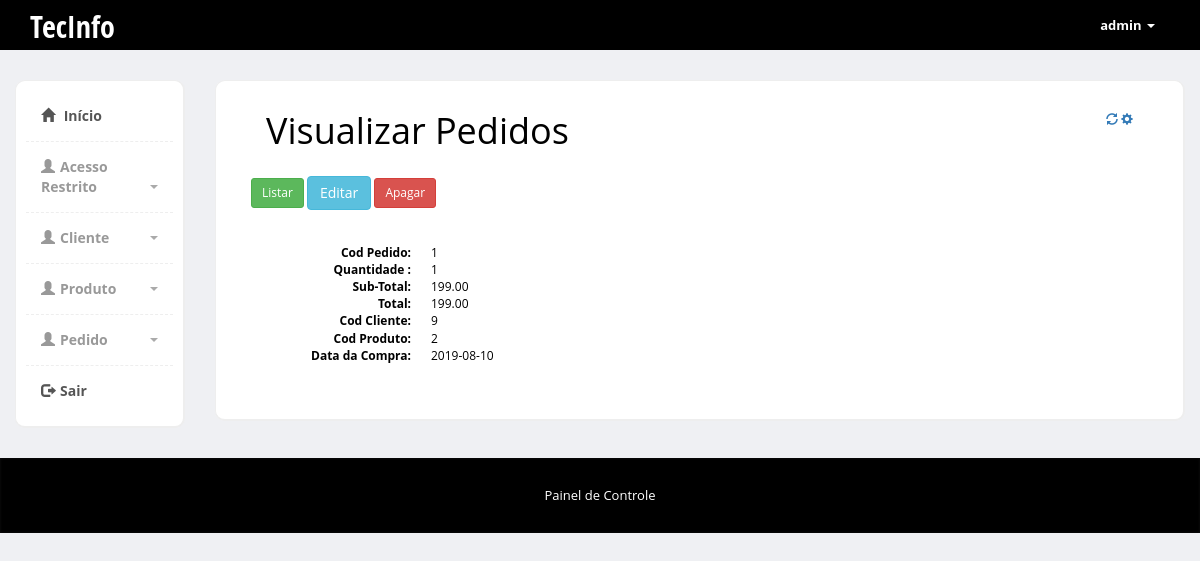
Screenshot of /admin/visualizar-pedido.php?codpedido=1&qtd=1&sub=199.00&total=199.00&codcliente=9&codproduto=2&datacompra=2019-08-10 (signed in) with the database file from the repository.
### tables this page shows
CREATE TABLE `pedido` (
  `codpedido` int(11) NOT NULL,
  `qtd` int(11) NOT NULL,
  `sub` float(10,2) NOT NULL,
  `total` float(10,2) NOT NULL,
  `codcliente` int(11) NOT NULL,
  `codproduto` int(11) NOT NULL,
  `datacompra` date NOT NULL
);

### admin/visualizar-pedido.php (the view, shortened to what this page needs)
<?php
	include_once("conexao.php");
	$codpedido = $_GET['codpedido'];
	$result_cliente= "SELECT * FROM pedido WHERE codpedido = '$codpedido' LIMIT 1";
	$resultado_cliente = mysqli_query($conn, $result_cliente);
	$row_cliente = mysqli_fetch_assoc($resultado_cliente);
?>
<?php include "includes/header.php" ?>
<div class="col-md-10">
	<div class="row">
		<div class="col-md-12">
		  	<div class="content-box-large">
		  		<div class="panel-heading">
					<div class="panel-title">
						<h1>Visualizar Pedidos</h1>
					</div>
					<div class="panel-options">
						<a href="#" data-rel="collapse"><i class="glyphicon glyphicon-refresh"></i></a>
						<a href="#" data-rel="reload"><i class="glyphicon glyphicon-cog"></i></a>
					</div>
				</div>
				<div class="panel-body">
					<a href="pedido-lista.php">
						<button type='button' class='btn btn-sm btn-success'>Listar</button>
					</a>
					<a href="editarformpedido.php?codpedido=<?php echo $row_cliente['codpedido']; ?>">
						<button type="button" class="btn btn-info">
							Editar
						</button>
					</a>
					<a href="pedido-excluir.php?codpedido=<?php echo $row_cliente['codpedido']; ?>">
						<button type="button" class="btn btn-sm btn-danger">
							Apagar
						</button>
					</a>
					<dl class="dl-horizontal">
						<br><br><dt>Cod Pedido: </dt>
								<dd><?php echo $row_cliente['codpedido']; ?></dd>
								<dt>Quantidade : </dt>
								<dd><?php echo $row_cliente['qtd']; ?></dd>
								<dt>Sub-Total: </dt>
								<dd><?php echo $row_cliente['sub']; ?></dd>
								<dt>Total: </dt>
								<dd><?php echo $row_cliente['total']; ?></dd>
								<dt>Cod Cliente: </dt>
								<dd><?php echo $row_cliente['codcliente']; ?></dd>
								<dt>Cod Produto: </dt>
								<dd><?php echo $row_cliente['codproduto']; ?></dd>
								<dt>Data da Compra: </dt>
								<dd><?php echo $row_cliente['datacompra']; ?></dd>
					</dl>
				</div>
			</div>
		</div>
	</div>
</div>
</div>
<?php include "includes/footer.php" ?>

### admin/css/styles.css (style rules this page uses)
body { font-family: 'Open Sans', sans-serif; position: relative; margin: 0px; font-size: 12px; padding: 0px; background-color:#FFFFFF; color:#000000; }
.content-box, .content-box-large { margin-bottom:30px; background:#fff; border-radius:10px; padding:10px; border-left:1px solid #eee; border-top:1px solid #eee; border-right:2px solid #eee; border-bottom:2px solid #eee; }
.content-box-large { padding: 20px; }
body { background-color: #eff0f3; }
.panel-heading>.panel-title, .content-box-header .panel-title { float: left; padding: 10px 15px; padding-top: 0px; }
.panel-heading>.panel-title>*, .content-box-header .panel-title>* { margin: 0; }
.panel-heading>.panel-options, .content-box-header .panel-options { float: right; padding-right: 15px; }
.panel-heading>.panel-options>a, .content-box-header .panel-options>a { margin-top: 10px; }
.panel-body { clear:both; }

### rows the page displays
pedido: codpedido "1", qtd "1", sub "199.00", total "199.00", codcliente "9", codproduto "2", datacompra "2019-08-10"

### other values shown
$_SESSION['login'] "admin"
